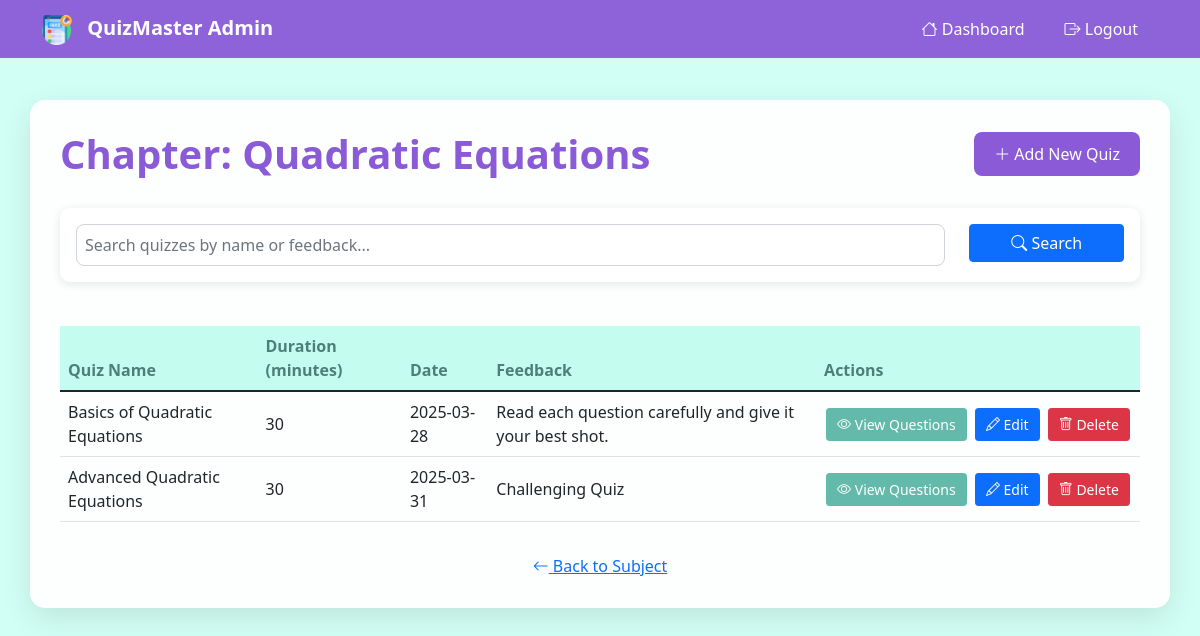
The app's page /view_chapter/1 (signed in) with its own data.
### main.py (models this page shows)
class Chapter(db.Model):
    id = db.Column(db.Integer, primary_key=True)
    name = db.Column(db.String(60),nullable=False)
    description = db.Column(db.String(120), nullable=False)
    subject_id = db.Column(db.Integer, db.ForeignKey('subject.id'), nullable=False)
    subjects = db.relationship('Subject', back_populates = 'sub_chapter')
    chap_quiz = db.relationship('Quiz', back_populates = 'chapter',cascade = 'all, delete-orphan')

class Quiz(db.Model):
    id = db.Column(db.Integer, primary_key=True)
    name = db.Column(db.String(60),nullable=False)
    quiz_time_duration = db.Column(db.Integer,nullable = False)
    quiz_date = db.Column(db.Date, nullable = False)
    chapter_id = db.Column(db.Integer, db.ForeignKey('chapter.id'), nullable=False)
    feedback = db.Column(db.String(250), nullable=True)
    chapter = db.relationship('Chapter', back_populates = 'chap_quiz')
    qsns = db.relationship('Question', back_populates = 'quiz',cascade = 'all, delete-orphan')
    score = db.relationship('Scores', back_populates = 'quiz',cascade = 'all, delete-orphan')

### main.py (the view)
@app.route('/view_chapter/<int:chapter_id>', methods=['GET', 'POST'])
def view_chapter(chapter_id):
    if 'admin' in session:
        chapter_to_view = Chapter.query.filter_by(id=chapter_id).first()
        if not chapter_to_view:
            flash('Chapter not found!', 'error')
            return redirect(url_for('admin_dashboard'))
        search_query = request.args.get('search', '').strip()
        quiz_query = Quiz.query.filter_by(chapter_id=chapter_id)
        if search_query:
            quizzes = quiz_query.filter(db.or_(Quiz.name.ilike(f'%{search_query}%'),
                                               Quiz.feedback.ilike(f'%{search_query}%'))).all()
        else:
            quizzes = quiz_query.all()
        return render_template('chapter_view.html', chapter=chapter_to_view, quiz_created=quizzes, search_query=search_query)
    return redirect(url_for('login'))

### templates/chapter_view.html (shortened to what this page needs)
<!DOCTYPE html>
<html lang="en">
<head>
    <link href="https://cdn.jsdelivr.net/npm/bootstrap@5.1.3/dist/css/bootstrap.min.css" rel="stylesheet">
    <link rel="stylesheet" href="https://cdn.jsdelivr.net/npm/bootstrap-icons@1.7.2/font/bootstrap-icons.css">
    <link rel="stylesheet" href="{{ url_for('static', filename='css/admin-styles.css') }}">
</head>
<body>
    <nav class="navbar navbar-expand-lg navbar-dark fixed-top">
        <div class="container">
            <a class="navbar-brand" href="#">
                <img src="{{ url_for('static', filename='images/logo.png') }}" alt="QuizMaster Logo" class="nav-logo">
                QuizMaster Admin
            </a>
            <div class="collapse navbar-collapse" id="navbarNav">
                <ul class="navbar-nav ms-auto">
                    <li class="nav-item">
                        <a class="nav-link" href="{{ url_for('admin_dashboard') }}">
                            <i class="bi bi-house"></i> Dashboard
                        </a>
                    </li>
                    <li class="nav-item">
                        <a class="nav-link" href="{{ url_for('logout') }}">
                            <i class="bi bi-box-arrow-right"></i> Logout
                        </a>
                    </li>
                </ul>
            </div>
        </div>
    </nav>
    <div class="container main-content">
        <div class="dashboard-header">
            <h1>Chapter: {{ chapter.name }}</h1>
            <a href="{{ url_for('create_quiz', chapter_id=chapter.id) }}" class="add-subject-btn">
                <i class="bi bi-plus-lg"></i> Add New Quiz
            </a>
        </div>
        <div class="card mb-4">
            <div class="card-body">
                <form action="{{ url_for('view_chapter', chapter_id=chapter.id) }}" method="GET" class="row">
                    <div class="col-md-10">
                        <input type="text"
                               class="form-control"
                               name="search"
                               placeholder="Search quizzes by name or feedback..."
                               value="{{ search_query }}">
                    </div>
                    <div class="col-md-2">
                        <button type="submit" class="btn btn-primary w-100">
                            <i class="bi bi-search"></i> Search
                        </button>
                    </div>
                </form>
            </div>
        </div>
        <div class="table-responsive">
            <table class="table table-hover">
                <thead>
                    <tr>
                        <th>Quiz Name</th>
                        <th>Duration (minutes)</th>
                        <th>Date</th>
                        <th>Feedback</th>
                        <th>Actions</th>
                    </tr>
                </thead>
                <tbody>
                    {% if quiz_created %}
                        {% for quiz in quiz_created %}
                        <tr>
                            <td>{{ quiz.name }}</td>
                            <td>{{ quiz.quiz_time_duration }}</td>
                            <td>{{ quiz.quiz_date.strftime('%Y-%m-%d') }}</td>
                            <td>{{ quiz.feedback }}</td>
                            <td class="action-buttons">
                                <a href="{{ url_for('view_quiz', quiz_id=quiz.id) }}" class="btn btn-success btn-sm">
                                    <i class="bi bi-eye"></i> View Questions
                                </a>
                                <a href="{{ url_for('edit_quiz', quiz_id=quiz.id) }}" class="btn btn-primary btn-sm">
                                    <i class="bi bi-pencil"></i> Edit
                                </a>
                                <form action="{{ url_for('delete_quiz', quiz_id=quiz.id) }}" method="POST" class="d-inline">
                                    <button type="submit" class="btn btn-danger btn-sm"
                                            onclick="return confirm('Are you sure you want to delete this quiz?')">
                                        <i class="bi bi-trash"></i> Delete
                                    </button>
                                </form>
                            </td>
                        </tr>
                        {% endfor %}
                    {% endif %}
                </tbody>
            </table>
        </div>
        <div class="text-center mt-3">
            <a href="{{ url_for('view_subject', sub_id=chapter.subject_id) }}" class="back-link">
                <i class="bi bi-arrow-left"></i> Back to Subject
            </a>
        </div>
    </div>
</body>
</html>

### static/css/admin-styles.css (style rules this page uses)
body { background-color: #d2fff5; min-height: 100vh; padding-top: 80px; }
.main-content { background: rgba(255, 255, 255, 0.95); border-radius: 15px; padding: 30px; box-shadow: 0 10px 30px rgba(0, 0, 0, 0.1); margin-top: 20px; }
.card { border: none; border-radius: 10px; box-shadow: 0 2px 10px rgba(0, 0, 0, 0.1); margin-bottom: 20px; }
.navbar { background-color: rgba(139, 91, 215, 0.95) !important; backdrop-filter: blur(10px); }
.nav-logo { width: 30px; height: 30px; margin-right: 10px; }
.navbar-brand { font-weight: 600; color: white !important; }
.nav-link { color: white !important; padding: 8px 15px !important; margin: 0 5px; border-radius: 20px; transition: all 0.3s ease; }
.dashboard-header { display: flex; justify-content: space-between; align-items: center; margin-bottom: 30px; }
.dashboard-header h1 { color: #8b5bd7; font-weight: 700; margin: 0; }
.add-subject-btn { background-color: #8b5bd7; color: white; padding: 10px 20px; border-radius: 8px; text-decoration: none; transition: all 0.3s ease; }
.table { margin-top: 20px; }
.table thead th { background-color: #c4fcf0; color: #4c8076; font-weight: 600; border: none; }
.table td { vertical-align: middle; }
.action-buttons { white-space: nowrap; }
.action-buttons .btn { margin: 0 2px; padding: 5px 10px; }
.btn-success { background-color: #64baaa; border-color: #64baaa; }
.btn-sm { padding: 5px 10px; }
.form-control { border-radius: 8px; padding: 8px; }

### records on screen
Chapter: name "Quadratic Equations"
Quiz: name "Basics of Quadratic Equations", quiz_time_duration "30", quiz_date "2025-03-28", feedback "Read each question carefully and give it your best shot."
Quiz: name "Advanced Quadratic Equations", quiz_time_duration "30", quiz_date "2025-03-31", feedback "Challenging Quiz"
